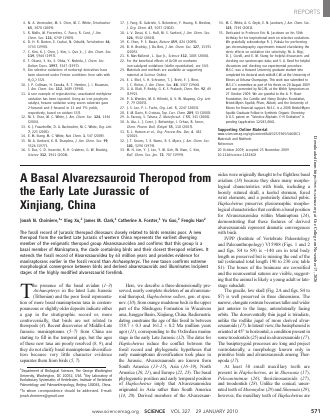
#> input picture maniraptora/alvarez/img/pages/cho10-thumb.jpg, 330 x 420 px
$ python -i crop_figs.py   (imports and definitions only)
#> lines starting #> are read from the running program, lines starting #| are printed output that depends on the picture; after the words box and inside, x2 and y2 are one past the last pixel; in counts of white or black regions, pixels touching at a corner belong together
#> further down, picture is the input picture: PIL image 330x420 RGB; mean R, G, B 233.6, 233.6, 233.6
#!/usr/bin/env python3
"""Cut the figures the deck shows out of the PDFs in ../papers/, and render the
whole pages the deck walks through (img/pages/). Writes js/dims.js.

A box is (left, top, right, bottom) as fractions of the page. It only has to be
roughly right: each crop is trimmed to its ink, so a box can include white margin
but must not include text. Needs poppler (pdftoppm) and Pillow.

  python3 tools/crop_figs.py          # all
  python3 tools/crop_figs.py mak-ed   # names containing this
"""
import os, sys, json, subprocess, tempfile
from PIL import Image, ImageChops
sys.path.insert(0, os.path.dirname(os.path.abspath(__file__)))
from papers import pdf, HERE
OUT = os.path.join(HERE, '..', 'img')
DPI = 300

FIGS = {
    # Makovicky et al. 2026
    'mak-fig1': ('mak26', 2, (0.07, 0.055, 0.97, 0.322)),
    'mak-fig2a': ('mak26', 3, (0.03, 0.04, 0.97, 0.31)),
    'mak-fig2b': ('mak26', 3, (0.03, 0.325, 0.97, 0.605)),
    'mak-fig3': ('mak26', 4, (0.03, 0.05, 0.505, 0.525)),
    'mak-ed1': ('mak26', 8, (0.06, 0.05, 0.97, 0.635)),
    'mak-ed2': ('mak26', 9, (0.06, 0.04, 0.98, 0.475)),
    'mak-ed3': ('mak26', 10, (0.06, 0.05, 0.97, 0.475)),
    'mak-ed4': ('mak26', 11, (0.06, 0.05, 0.97, 0.60)),
    'mak-ed5': ('mak26', 12, (0.06, 0.05, 0.97, 0.605)),
    'mak-ed6': ('mak26', 13, (0.06, 0.05, 0.97, 0.60)),
    'mak-ed7': ('mak26', 14, (0.06, 0.05, 0.97, 0.664)),
    'mak-ed8': ('mak26', 15, (0.06, 0.05, 0.97, 0.61)),
    'mak-ed9': ('mak26', 16, (0.06, 0.05, 0.97, 0.39)),
    # Qin et al. 2021
    'qin-fig1': ('qin21', 3, (0.08, 0.09, 0.638, 0.385)),
    'qin-tab1':  ('qin21', 4, (0.0, 0.105, 1.0, 0.48)),
    'qin-fig3': ('qin21', 5, (0.0, 0.105, 0.83, 0.775)),
    # Xu et al. 2018
    'xu18-fig3': ('xu18', 5, (0.14, 0.08, 0.99, 0.43)),
    'xu18-fig4': ('xu18', 6, (0.02, 0.10, 0.615, 0.30)),
    # Xu et al. 2011
    'xu11-fig3': ('xu11', 3, (0.07, 0.04, 0.49, 0.145)),
    'xu11-fig4': ('xu11', 3, (0.58, 0.68, 0.93, 0.86)),
    # Choiniere et al. 2010
    'cho10-fig1': ('cho10', 2, (0.205, 0.03, 0.52, 0.35)),
    'cho10-fig2': ('cho10', 2, (0.635, 0.035, 0.95, 0.46)),
    'cho10-fig3': ('cho10', 3, (0.19, 0.04, 0.99, 0.335)),
    # Longrich & Currie 2009
    'lon09-fig12': ('lon09', 9, (0.05, 0.066, 0.98, 0.37)),
    'lon09-fig13': ('lon09', 9, (0.05, 0.445, 0.98, 0.905)),
    'lon09-fig14': ('lon09', 10, (0.07, 0.08, 0.98, 0.385)),
    # Lü et al. 2018
    'lu18-fig2': ('lu18', 2, (0.03, 0.715, 0.97, 0.905)),
    'lu18-fig4': ('lu18', 5, (0.17, 0.28, 0.73, 0.685)),
    # Lee et al. 2019
    'lee19-fig2': ('lee19', 2, (0.20, 0.40, 0.63, 0.535)),
}

# Whole pages shown on the left of a walk slide (and as the source of each lens).
PAGE_DPI = 200

# [6 lines left out: function render, not called in this run]

def trim(im, pad=8):
#> called with pad = 8
    bg = Image.new('RGB', im.size, (255, 255, 255))
#> bg: PIL image 330x420 RGB; every value is 255
    diff = ImageChops.difference(im, bg).convert('L').point(lambda v: 255 if v > 22 else 0)
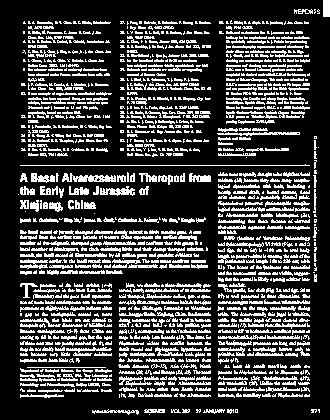
#> diff: PIL image 330x420 L; 25.7% white in thin lines or dots
    box = diff.getbbox()
#> box = (18, 0, 330, 415)
    if not box: return im
    l, t, r, b = box
#> l = 18; t = 0; r = 330; b = 415
    return im.crop((max(0, l - pad), max(0, t - pad), min(im.width, r + pad), min(im.height, b + pad)))
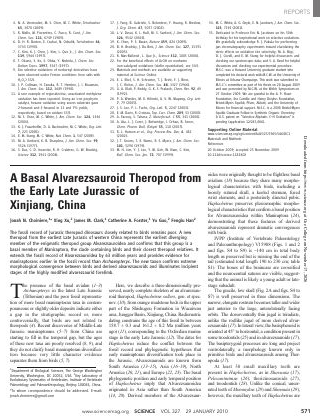
#> returned value: PIL image 320x420 RGB; mean R, G, B 233, 232.9, 232.9

# [39 lines left out: functions pages_used, main, not called in this run]

# [1 line not run here, left out]

>>> from PIL import Image
>>> picture = Image.open('../img/pages/cho10-thumb.jpg')
>>> result = trim(picture)

$ run again, on maniraptora/alvarez/img/pages/mak26-thumb.jpg
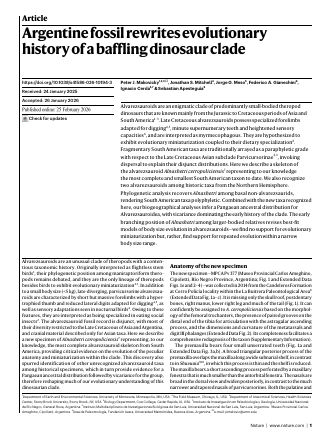
#> input picture maniraptora/alvarez/img/pages/mak26-thumb.jpg, 331 x 440 px
#> picture is the input picture: PIL image 331x440 RGB; mean R, G, B 227.5, 227.5, 227.5
#> bg: PIL image 331x440 RGB; every value is 255
#> in trim, `diff = ImageChops.difference(im, bg).convert('L').point(lambda v: 255 ..`:
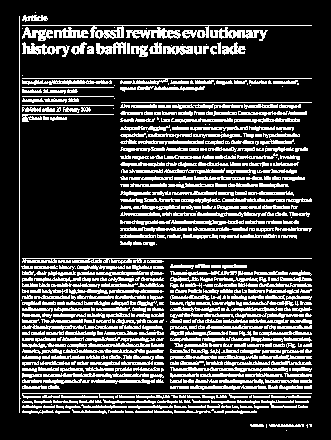
#> diff: PIL image 331x440 L; 24.5% white in thin lines or dots, all inside (x1, y1, x2, y2) = (19, 12, 312, 431)
#> box = (19, 12, 312, 431)
#> l = 19; t = 12; r = 312; b = 431
#> in trim, `return im.crop((max(0, l - pad), max(0, t - pad), min(im.width, r + pa..`:
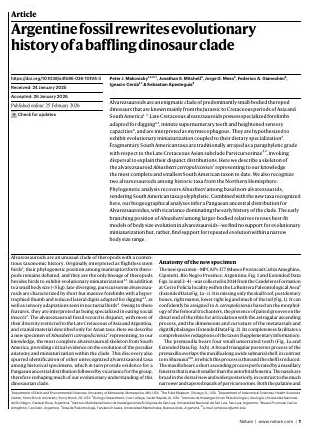
#> returned value: PIL image 309x435 RGB; mean R, G, B 225.2, 225.2, 225.2

$ run again, on maniraptora/alvarez/img/pages/qin21-thumb.jpg
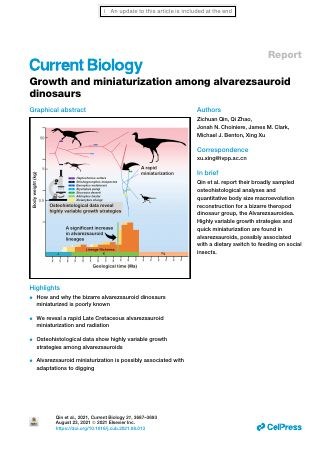
#> input picture maniraptora/alvarez/img/pages/qin21-thumb.jpg, 335 x 458 px
#> picture is the input picture: PIL image 335x458 RGB; mean R, G, B 238, 238.3, 238.9
#> bg: PIL image 335x458 RGB; every value is 255
#> in trim, `diff = ImageChops.difference(im, bg).convert('L').point(lambda v: 255 ..`:
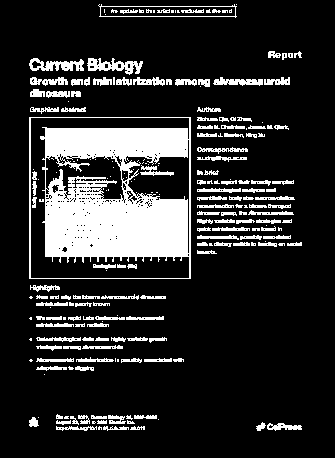
#> diff: PIL image 335x458 L; 17% white; 226 white regions (85 under 20 px), largest, box (x1, y1, x2, y2) and area: (29, 117, 191, 279) 15052, (87, 58, 143, 75) 475, (29, 58, 84, 71) 410
#> box = (29, 4, 302, 431)
#> l = 29; t = 4; r = 302; b = 431
#> in trim, `return im.crop((max(0, l - pad), max(0, t - pad), min(im.width, r + pa..`:
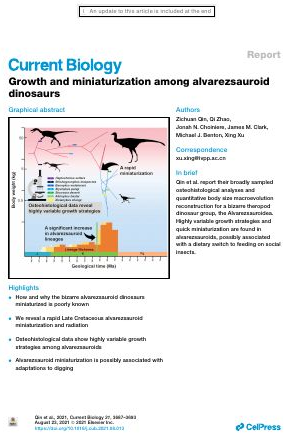
#> returned value: PIL image 289x439 RGB; mean R, G, B 234.4, 234.8, 235.5

$ run again, on maniraptora/alvarez/img/pages/xu11-thumb.jpg
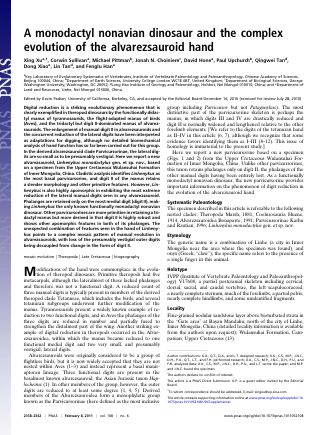
#> input picture maniraptora/alvarez/img/pages/xu11-thumb.jpg, 325 x 435 px
#> picture is the input picture: PIL image 325x435 RGB; mean R, G, B 225.1, 225.1, 226.7
#> bg: PIL image 325x435 RGB; every value is 255
#> in trim, `diff = ImageChops.difference(im, bg).convert('L').point(lambda v: 255 ..`:
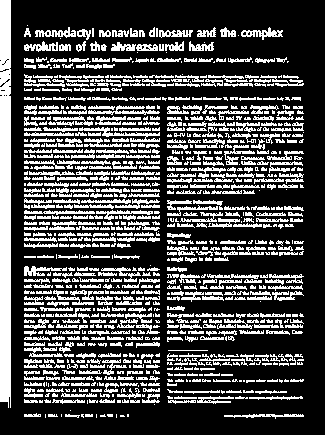
#> diff: PIL image 325x435 L; 29.5% white; 912 white regions (297 under 20 px), largest, box (x1, y1, x2, y2) and area: (0, 0, 11, 408) 4379, (79, 127, 160, 142) 351, (88, 105, 160, 115) 286
#> box = (0, 0, 304, 419)
#> l = 0; r = 304; b = 419
#> in trim, `return im.crop((max(0, l - pad), max(0, t - pad), min(im.width, r + pa..`:
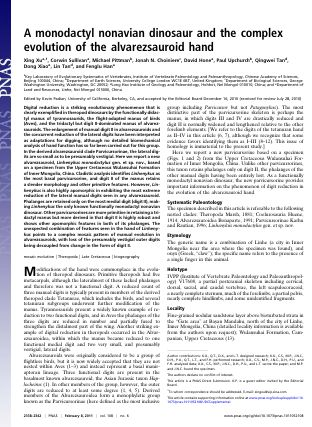
#> returned value: PIL image 312x427 RGB; mean R, G, B 223.3, 223.3, 225
